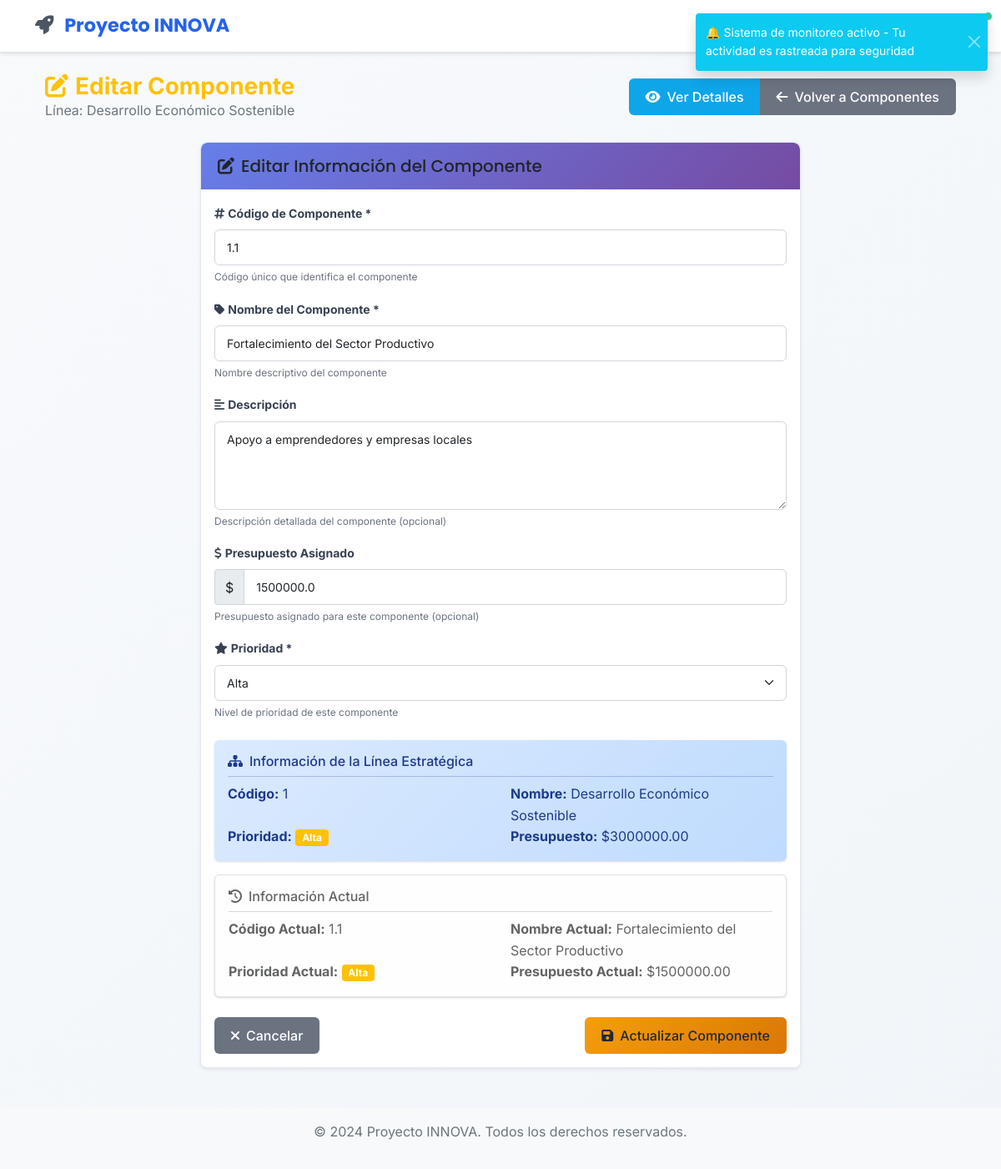
The app's page /planes/componentes/1/editar (signed in), older data.
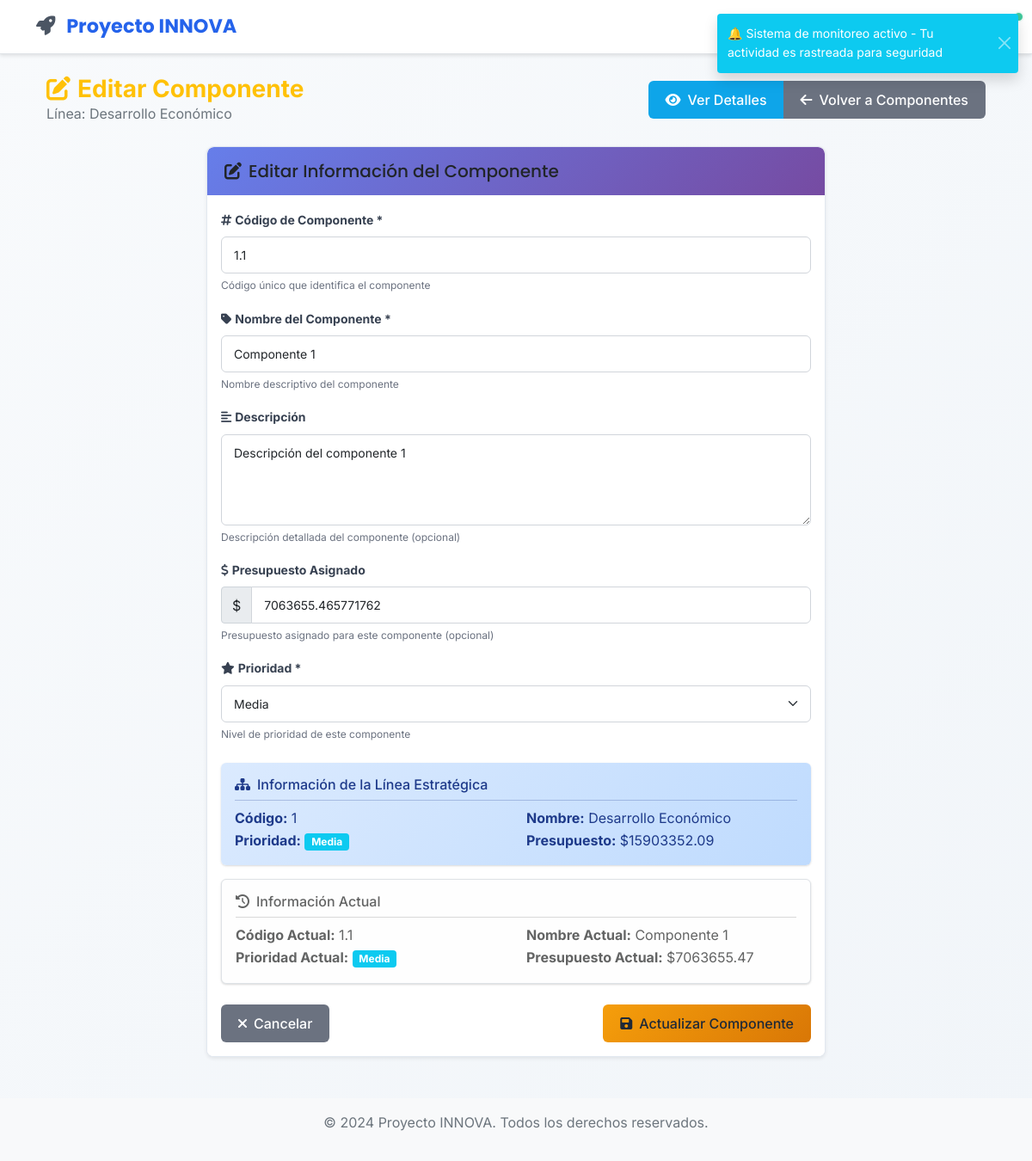
The same page, newer data.
### app/models/linea_estrategica.py (models this page shows, shortened)
class LineaEstrategica(db.Model):
    __tablename__ = 'lineas_estrategicas'
    __table_args__ = (
        db.UniqueConstraint('plan_id', 'cod_linea', name='unique_plan_cod_linea'),
    )
    id = db.Column(db.Integer, primary_key=True)
    cod_linea = db.Column(db.Integer, nullable=False)
    nombre = db.Column(db.String(200), nullable=False)
    descripcion = db.Column(db.Text)
    plan_id = db.Column(db.Integer, db.ForeignKey('planes_desarrollo.id'), nullable=False)
    plan = db.relationship('PlanDesarrollo', backref=db.backref('lineas_estrategicas', lazy=True, cascade='all, delete-orphan'))
    estado = db.Column(db.String(20), default='activo')  # activo, inactivo
    created_at = db.Column(db.DateTime, default=datetime.utcnow)
    updated_at = db.Column(db.DateTime, default=datetime.utcnow, onupdate=datetime.utcnow)
    prioridad = db.Column(db.String(20), default='media')  # baja, media, alta, critica
    presupuesto_asignado = db.Column(db.Float, default=0.0)

### app/models/componente.py (models this page shows, shortened)
class Componente(db.Model):
    __tablename__ = 'componentes'
    id = db.Column(db.Integer, primary_key=True)
    cod_componente = db.Column(db.Float, nullable=False)  # Puede ser decimal según el diccionario
    nombre = db.Column(db.String(200), nullable=False)
    descripcion = db.Column(db.Text)
    linea_estrategica_id = db.Column(db.Integer, db.ForeignKey('lineas_estrategicas.id'), nullable=False)
    linea_estrategica = db.relationship('LineaEstrategica', backref=db.backref('componentes', lazy=True, cascade='all, delete-orphan'))
    estado = db.Column(db.String(20), default='activo')  # activo, inactivo
    created_at = db.Column(db.DateTime, default=datetime.utcnow)
    updated_at = db.Column(db.DateTime, default=datetime.utcnow, onupdate=datetime.utcnow)
    prioridad = db.Column(db.String(20), default='media')  # baja, media, alta, critica
    presupuesto_asignado = db.Column(db.Float, default=0.0)

### app/views/planes.py (the view, shortened to what this page needs)
@planes_bp.route('/componentes/<int:componente_id>/editar', methods=['GET', 'POST'])
@login_required
def editar_componente(componente_id):
    componente = Componente.query.join(LineaEstrategica).join(PlanDesarrollo).filter(
        Componente.id == componente_id,
        PlanDesarrollo.municipio_id == current_user.id
    ).first_or_404()
    if not current_user.can_edit_column('CÓD COMPONENTE'):
        flash('No tienes permisos para editar componentes.', 'danger')
        return redirect(url_for('planes.componentes', linea_id=componente.linea_estrategica_id))
    form = EditarComponenteForm(obj=componente)
    return render_template('planes/editar_componente.html', title='Editar Componente',
                          form=form, componente=componente, linea=componente.linea_estrategica)

### app/models/user.py (called while the page is built)
    def is_admin(self):
        if self.active_roles:
            admin_names = ['admin', 'administrador']
            return any(ur.role.name.lower() in admin_names for ur in self.active_roles)
        return self.legacy_role == 'admin'

    def can_edit_column(self, column_name):
        if self.is_admin():
            return True  # Los admins pueden editar todo
        for user_role in self.active_roles:
            if user_role.role.can_edit_column(column_name):
                return True
        return False

### app/templates/planes/editar_componente.html (shortened to what the changed rows need)
{% extends "base.html" %}
{% block content %}
<div class="container-fluid mt-4">
    <div class="row mb-4">
        <div class="col-12">
            <div class="d-flex justify-content-between align-items-center">
                <div>
                    <h1 class="h3 mb-0 text-warning fw-bold">
                        <i class="fas fa-edit me-2"></i>Editar Componente
                    </h1>
                    <p class="text-muted mb-0">Línea: {{ linea.nombre }}</p>
                </div>
            </div>
        </div>
    </div>
    <div class="row">
        <div class="col-lg-8 mx-auto">
            <div class="card shadow-sm">
                <div class="card-body">
                    <form method="POST">
                        <div class="mb-3">
                            <label for="cod_componente" class="form-label fw-bold">
                                <i class="fas fa-hashtag me-1"></i>Código de Componente *
                            </label>
                            {{ form.cod_componente(class="form-control", placeholder="Ej: COMP001, COMP002...") }}
                            <div class="form-text">Código único que identifica el componente</div>
                        </div>
                        <div class="mb-3">
                            <label for="nombre" class="form-label fw-bold">
                                <i class="fas fa-tag me-1"></i>Nombre del Componente *
                            </label>
                            {{ form.nombre(class="form-control", placeholder="Ej: Infraestructura Vial") }}
                            <div class="form-text">Nombre descriptivo del componente</div>
                        </div>
                        <div class="mb-3">
                            <label for="descripcion" class="form-label fw-bold">
                                <i class="fas fa-align-left me-1"></i>Descripción
                            </label>
                            {{ form.descripcion(class="form-control", rows="4", placeholder="Describa los objetivos y alcance de este componente...") }}
                            <div class="form-text">Descripción detallada del componente (opcional)</div>
                        </div>
                        <div class="mb-3">
                            <div class="input-group">
                                <span class="input-group-text">$</span>
                                {{ form.presupuesto_asignado(class="form-control", placeholder="0.00") }}
                            </div>
                        </div>
                        <div class="mb-4">
                            <label for="prioridad" class="form-label fw-bold">
                                <i class="fas fa-star me-1"></i>Prioridad *
                            </label>
                            {{ form.prioridad(class="form-select") }}
                            <div class="form-text">Nivel de prioridad de este componente</div>
                        </div>
                        <div class="alert alert-info border-0">
                            <div class="row">
                                <div class="col-md-6">
                                    <strong>Código:</strong> {{ linea.cod_linea }}
                                </div>
                                <div class="col-md-6">
                                    <strong>Nombre:</strong> {{ linea.nombre }}
                                </div>
                                <div class="col-md-6">
                                    <strong>Prioridad:</strong>
                                    <span class="badge bg-{{ 'danger' if linea.prioridad == 'critica' else 'warning' if linea.prioridad == 'alta' else 'info' if linea.prioridad == 'media' else 'secondary' }}">
                                        {{ linea.prioridad.title() }}
                                    </span>
                                </div>
                                <div class="col-md-6">
                                    <strong>Presupuesto:</strong> ${{ "%.2f"|format(linea.presupuesto_asignado or 0) }}
                                </div>
                            </div>
                        </div>
                        <div class="alert alert-light border">
                            <div class="row">
                                <div class="col-md-6">
                                    <strong>Código Actual:</strong> {{ componente.cod_componente }}
                                </div>
                                <div class="col-md-6">
                                    <strong>Nombre Actual:</strong> {{ componente.nombre }}
                                </div>
                                <div class="col-md-6">
                                    <strong>Prioridad Actual:</strong>
                                    <span class="badge bg-{{ 'danger' if componente.prioridad == 'critica' else 'warning' if componente.prioridad == 'alta' else 'info' if componente.prioridad == 'media' else 'secondary' }}">
                                        {{ componente.prioridad.title() }}
                                    </span>
                                </div>
                                <div class="col-md-6">
                                    <strong>Presupuesto Actual:</strong> ${{ "%.2f"|format(componente.presupuesto_asignado or 0) }}
                                </div>
                            </div>
                        </div>
                    </form>
                </div>
            </div>
        </div>
    </div>
</div>
{% endblock %}

Row changes from the older to the newer data that the page shows:
changed LineaEstrategica: nombre "Desarrollo Económico Sostenible" → "Desarrollo Económico"; prioridad "Alta" → "Media"; presupuesto_asignado "3000000.00" → "15903352.09"
changed Componente: nombre "Fortalecimiento del Sector Productivo" → "Componente 1"; descripcion "Apoyo a emprendedores y empresas locales" → "Descripción del componente 1"; presupuesto_asignado "1500000.0" → "7063655.465771762"; prioridad "Alta" → "Media"; presupuesto_asignado "1500000.00" → "7063655.47"
